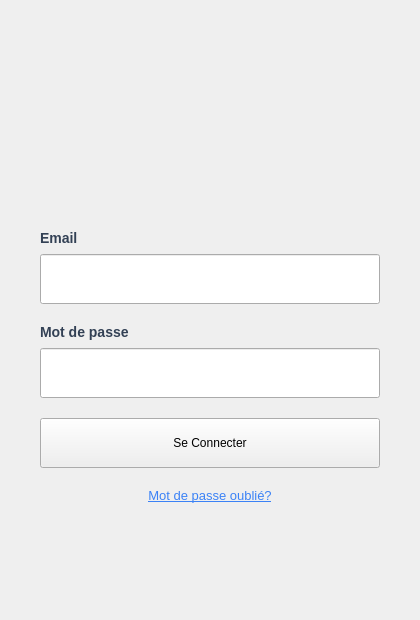
                <widget class="QWidget" name="cherchPageLoginNormal">
                 <layout class="QVBoxLayout" name="verticalLayoutLoginNormal">
                  <property name="spacing">
                   <number>0</number>
                  </property>
                  <property name="leftMargin">
                   <number>0</number>
                  </property>
                  <property name="topMargin">
                   <number>0</number>
                  </property>
                  <property name="rightMargin">
                   <number>0</number>
                  </property>
                  <property name="bottomMargin">
                   <number>0</number>
                  </property>
                  <item>
                   <widget class="QFrame" name="cherchLoginFrame">
                    <property name="minimumSize">
                     <size>
                      <width>420</width>
                      <height>620</height>
                     </size>
                    </property>
                    <property name="maximumSize">
                     <size>
                      <width>420</width>
                      <height>620</height>
                     </size>
                    </property>
                    <property name="frameShape">
                     <enum>QFrame::Shape::NoFrame</enum>
                    </property>
                    <layout class="QVBoxLayout" name="verticalLayoutLoginFrame">
                     <property name="spacing">
                      <number>0</number>
                     </property>
                     <property name="leftMargin">
                      <number>0</number>
                     </property>
                     <property name="topMargin">
                      <number>0</number>
                     </property>
                     <property name="rightMargin">
                      <number>0</number>
                     </property>
                     <property name="bottomMargin">
                      <number>0</number>
                     </property>
                     <item>
                      <widget class="QFrame" name="cherchLoginHeader">
                       <property name="minimumSize">
                        <size>
                         <width>0</width>
                         <height>200</height>
                        </size>
                       </property>
                       <property name="maximumSize">
                        <size>
                         <width>16777215</width>
                         <height>200</height>
                        </size>
                       </property>
                       <property name="frameShape">
                        <enum>QFrame::Shape::NoFrame</enum>
                       </property>
                       <layout class="QVBoxLayout" name="verticalLayoutLoginHeader">
                        <property name="spacing">
                         <number>10</number>
                        </property>
                        <property name="leftMargin">
                         <number>20</number>
                        </property>
                        <property name="topMargin">
                         <number>30</number>
                        </property>
                        <property name="rightMargin">
                         <number>20</number>
                        </property>
                        <property name="bottomMargin">
                         <number>20</number>
                        </property>
                        <item>
                         <widget class="QLabel" name="cherchLoginTitle">
                          <property name="minimumSize">
                           <size>
                            <width>0</width>
                            <height>120</height>
                           </size>
                          </property>
                          <property name="styleSheet">
                           <string notr="true">color: white;
font-size: 22px;
font-weight: 700;
background: transparent;</string>
                          </property>
                          <property name="text">
                           <string/>
                          </property>
                          <property name="pixmap">
                           <pixmap resource="ressources.qrc">:/logo.png</pixmap>
                          </property>
                          <property name="scaledContents">
                           <bool>true</bool>
                          </property>
                          <property name="alignment">
                           <set>Qt::AlignmentFlag::AlignCenter</set>
                          </property>
                         </widget>
                        </item>
                       </layout>
                      </widget>
                     </item>
                     <item>
                      <layout class="QVBoxLayout" name="verticalLayoutLoginForm">
                       <property name="spacing">
                        <number>20</number>
                       </property>
                       <property name="leftMargin">
                        <number>40</number>
                       </property>
                       <property name="topMargin">
                        <number>30</number>
                       </property>
                       <property name="rightMargin">
                        <number>40</number>
                       </property>
                       <property name="bottomMargin">
                        <number>40</number>
                       </property>
                       <item>
                        <layout class="QVBoxLayout" name="verticalLayoutLoginEmail">
                         <property name="spacing">
                          <number>8</number>
                         </property>
                         <item>
                          <widget class="QLabel" name="cherchLabelLoginEmail">
                           <property name="styleSheet">
                            <string notr="true">color: #334155;
font-size: 14px;
font-weight: 600;
background: transparent;
border: none;</string>
                           </property>
                           <property name="text">
                            <string>Email</string>
                           </property>
                          </widget>
                         </item>
                         <item>
                          <widget class="QLineEdit" name="cherchLineEditLoginEmail">
                           <property name="minimumSize">
                            <size>
                             <width>0</width>
                             <height>50</height>
                            </size>
                           </property>
                          </widget>
                         </item>
                        </layout>
                       </item>
                       <item>
                        <layout class="QVBoxLayout" name="verticalLayoutLoginPassword">
                         <property name="spacing">
                          <number>8</number>
                         </property>
                         <item>
                          <widget class="QLabel" name="cherchLabelLoginPassword">
                           <property name="styleSheet">
                            <string notr="true">color: #334155;
font-size: 14px;
font-weight: 600;
background: transparent;
border: none;</string>
                           </property>
                           <property name="text">
                            <string>Mot de passe</string>
                           </property>
                          </widget>
                         </item>
                         <item>
                          <widget class="QLineEdit" name="cherchLineEditLoginPassword">
                           <property name="minimumSize">
                            <size>
                             <width>0</width>
                             <height>50</height>
                            </size>
                           </property>
                          </widget>
                         </item>
                        </layout>
                       </item>
                       <item>
                        <widget class="QPushButton" name="cherchBtnLogin">
                         <property name="minimumSize">
                          <size>
                           <width>0</width>
                           <height>50</height>
                          </size>
                         </property>
                         <property name="cursor">
                          <cursorShape>PointingHandCursor</cursorShape>
                         </property>
                         <property name="text">
                          <string>Se Connecter</string>
                         </property>
                        </widget>
                       </item>
                       <item>
                        <widget class="QPushButton" name="cherchBtnMotDePasseOublie">
                         <property name="cursor">
                          <cursorShape>PointingHandCursor</cursorShape>
                         </property>
                         <property name="styleSheet">
                          <string notr="true">color: #3b82f6; text-decoration: underline; border: none; background: transparent; font-size: 13px;</string>
                         </property>
                         <property name="text">
                          <string>Mot de passe oublié?</string>
                         </property>
                        </widget>
                       </item>
                       <item>
                        <spacer name="cherchVerticalSpacerLoginForm">
                         <property name="orientation">
                          <enum>Qt::Orientation::Vertical</enum>
                         </property>
                         <property name="sizeHint" stdset="0">
                          <size>
                           <width>20</width>
                           <height>20</height>
                          </size>
                         </property>
                        </spacer>
                       </item>
                      </layout>
                     </item>
                    </layout>
                   </widget>
                  </item>
                 </layout>
                </widget>
